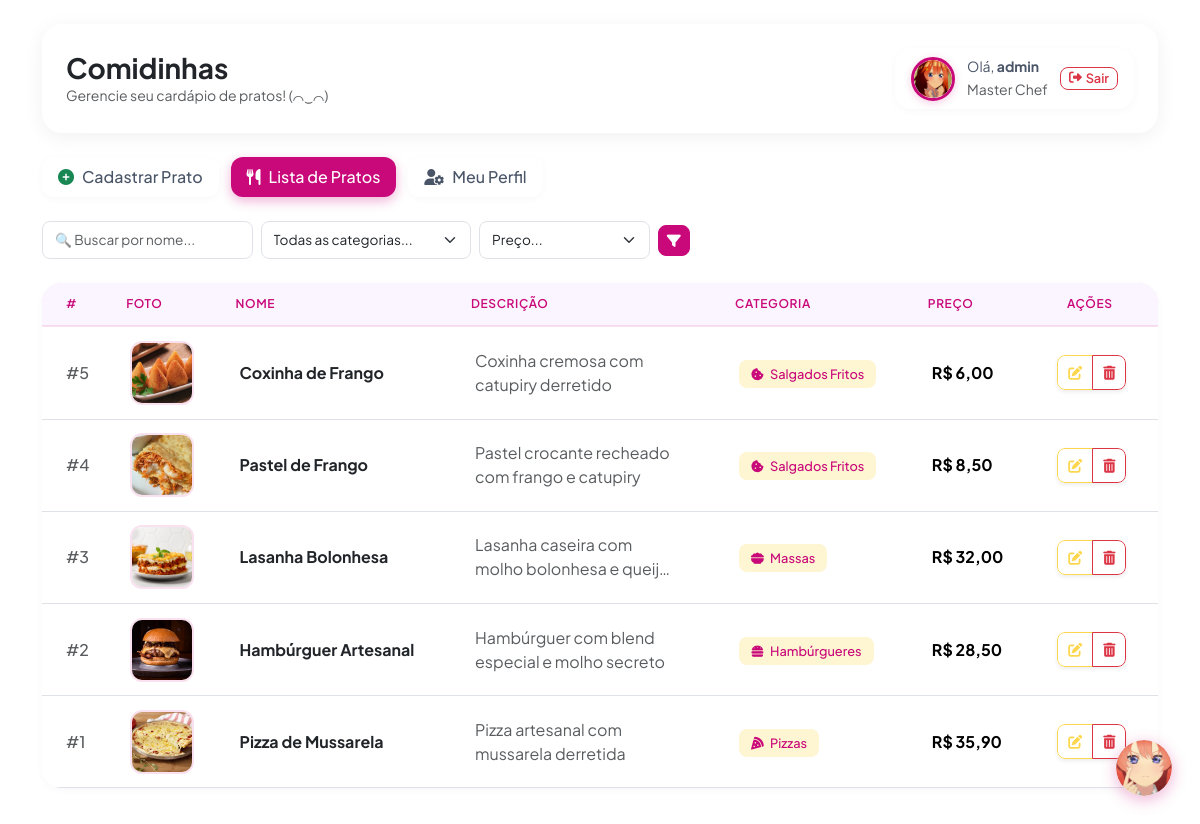
Screenshot of /pages/lista.php (signed in) with the database file from the repository.
### tables this page shows
CREATE TABLE `comidinhas` (
  `id` int(11) NOT NULL,
  `nome` varchar(100) NOT NULL,
  `descricao` varchar(255) NOT NULL,
  `preco` decimal(10,2) NOT NULL DEFAULT 0.00,
  `id_categoria` int(11) NOT NULL,
  `imagem` varchar(255) DEFAULT NULL
);

CREATE TABLE `categorias` (
  `id` int(11) NOT NULL,
  `nome` varchar(100) NOT NULL,
  `icone` varchar(100) NOT NULL DEFAULT 'fa-utensils'
);

### public/pages/lista.php (the view, shortened to what this page needs)
<?php
include __DIR__ . '/../../api/config/conexao.php';
$busca      = $_GET['busca'] ?? '';
$filtro_ord = $_GET['filtro_ord'] ?? '';
$status     = $_GET['status'] ?? '';
$erro       = $_GET['erro'] ?? '';
$itensPorPagina = 8;
$paginaAtual    = max(1, (int)($_GET['pagina'] ?? 1));
$sqlTotal     = "SELECT COUNT(*) as total FROM comidinhas WHERE 1=1";
$stmtTotal = mysqli_prepare($con, $sqlTotal);
mysqli_stmt_execute($stmtTotal);
$totalRegistros = mysqli_fetch_assoc(mysqli_stmt_get_result($stmtTotal))['total'];
$totalPaginas   = max(1, (int) ceil($totalRegistros / $itensPorPagina));
$paginaAtual    = min($paginaAtual, $totalPaginas);
$offset         = ($paginaAtual - 1) * $itensPorPagina;
$sqlPratos = "SELECT c.*, cat.nome as categoria, cat.icone as categoria_icone
              FROM comidinhas c
              LEFT JOIN categorias cat ON c.id_categoria = cat.id
              WHERE 1=1";
$params = [];
$types  = '';
if ($filtro_ord === 'preco_asc')
{
    $sqlPratos .= " ORDER BY c.preco ASC";
}
elseif ($filtro_ord === 'preco_desc')
{
    $sqlPratos .= " ORDER BY c.preco DESC";
}
else
{
    $sqlPratos .= " ORDER BY c.id DESC";
}
$sqlPratos .= " LIMIT ? OFFSET ?";
$params[]   = $itensPorPagina;
$types     .= 'i';
$params[]   = $offset;
$types     .= 'i';
$stmtPratos = mysqli_prepare($con, $sqlPratos);
mysqli_stmt_bind_param($stmtPratos, $types, ...$params);
mysqli_stmt_execute($stmtPratos);
$pratos = mysqli_stmt_get_result($stmtPratos);
?>
<!DOCTYPE html>
<html lang="pt-BR">
<head>
    <link href="https://cdn.jsdelivr.net/npm/bootstrap@5.3.2/dist/css/bootstrap.min.css" rel="stylesheet">
    <link href="https://cdnjs.cloudflare.com/ajax/libs/font-awesome/6.4.2/css/all.min.css" rel="stylesheet">
    <link href="https://cdn.jsdelivr.net/npm/sweetalert2@11/dist/sweetalert2.min.css" rel="stylesheet">
    <link rel="stylesheet" href="../assets/css/pages/lista.css">
</head>
<body data-status="<?= htmlspecialchars($status) ?>"
      data-erro="<?= htmlspecialchars($erro) ?>">
<div class="container mt-4">
    <div class="hero-card p-4 mb-4 d-flex flex-column flex-md-row justify-content-between align-items-md-center gap-3">
        <div>
            <h1 class="h3 fw-bold text-dark m-0">Comidinhas</h1>
            <p class="text-muted small m-0">Gerencie seu cardápio de pratos! (⌒‿⌒)</p>
        </div>
        <?php include __DIR__ . '/../components/header_usuario.php'; ?>
    </div>
    <div class="mb-4">
        <ul class="nav nav-pills">
            <li class="nav-item">
                <a class="nav-link" href="cadastro_pratos.php">
                    <i class="fa-solid fa-circle-plus text-success me-2"></i>Cadastrar Prato
                </a>
            </li>
            <li class="nav-item">
                <a class="nav-link active" href="#">
                    <i class="fa-solid fa-utensils me-2"></i>Lista de Pratos
                </a>
            </li>
            <li class="nav-item">
                <a class="nav-link" href="perfil.php">
                    <i class="fa-solid fa-user-gear me-2"></i>Meu Perfil
                </a>
            </li>
        </ul>
    </div>
    <div class="row g-2 align-items-center mb-4">
        <div class="col-md-7 col-12">
            <form method="GET" action="lista.php" class="row g-2 justify-content-md-end align-items-center search-form">
                <div class="col-sm-4 col-6">
                    <input type="text" name="busca"
                           class="form-control form-control-sm border rounded-3"
                           placeholder="🔍 Buscar por nome..."
                           value="<?= htmlspecialchars($busca) ?>">
                </div>
                <div class="col-sm-4 col-6">
                    <select name="filtro_cat" class="form-select form-select-sm border rounded-3">
                        <option value="">Todas as categorias...</option>
                    </select>
                </div>
                <div class="col-sm-4 col-12">
                    <div class="filtro-preco-wrapper">
                        <select name="filtro_ord" class="form-select form-select-sm border rounded-3">
                            <option value="">Preço...</option>
                        </select>
                        <button type="submit" class="btn btn-sm btn-primary text-white rounded-3 btn-filtro" title="Filtrar">
                            <i class="fa-solid fa-filter"></i>
                        </button>
                    </div>
                </div>
            </form>
        </div>
    </div>
    <div class="card main-card bg-white">
        <div class="table-responsive">
            <table class="table table-itsuki align-middle mb-0">
                <thead>
                    <tr>
                        <th class="ps-4">#</th>
                        <th>Foto</th>
                        <th>Nome</th>
                        <th>Descrição</th>
                        <th>Categoria</th>
                        <th>Preço</th>
                        <th class="text-center pe-4">Ações</th>
                    </tr>
                </thead>
                <tbody>
                    <?php while ($linha = mysqli_fetch_array($pratos)): ?>
                    <tr>
                        <td class="ps-4 text-muted fw-medium">#<?= $linha['id'] ?></td>
                        <td>
                            <?php
                                $caminhoImagem = !empty($linha['imagem'])
                                    ? '../assets/img/pratos/' . htmlspecialchars($linha['imagem'])
                                    : '../assets/img/pratos/prato_padrao.png';
                            ?>
                            <img src="<?= $caminhoImagem ?>"
                                 class="produto-img-table"
                                 alt="Foto do prato"
                                 data-product-name="<?= htmlspecialchars($linha['nome']) ?>"
                                 data-product-src="<?= $caminhoImagem ?>"
                                 onerror="this.onerror=null;this.src='../assets/img/pratos/prato_padrao.png';">
                        </td>
                        <td><span class="fw-bold text-dark"><?= htmlspecialchars($linha['nome']) ?></span></td>
                        <td>
                            <span class="text-muted" style="max-width: 200px; display: -webkit-box; -webkit-line-clamp: 2; -webkit-box-orient: vertical; overflow: hidden;">
                                <?= htmlspecialchars($linha['descricao']) ?>
                            </span>
                        </td>
                        <td>
                            <span class="badge-categoria">
                                <?php if (!empty($linha['categoria'])): ?>
                                    <i class="fa-solid <?= htmlspecialchars($linha['categoria_icone'] ?? 'fa-utensils') ?> me-1"></i>
                                <?php endif; ?>
                                <?= htmlspecialchars($linha['categoria'] ?? 'Sem categoria') ?>
                            </span>
                        </td>
                        <td class="preco-col">
                            R$ <?= number_format((float) $linha['preco'], 2, ',', '.') ?>
                        </td>
                        <td class="text-center pe-4">
                            <div class="btn-group btn-group-sm rounded-3 overflow-hidden shadow-sm">
                                <a href="editar.php?id=<?= $linha['id'] ?>" class="btn btn-editar" title="Editar">
                                    <i class="fa-solid fa-pen-to-square"></i>
                                </a>
                                <button type="button" class="btn btn-excluir" title="Excluir"
                                        onclick="confirmarExclusao(<?= $linha['id'] ?>, '<?= htmlspecialchars(addslashes($linha['nome'])) ?>')">
                                    <i class="fa-solid fa-trash-can"></i>
                                </button>
                            </div>
                        </td>
                    </tr>
                    <?php endwhile; ?>
                </tbody>
            </table>
        </div>
    </div>
</div>
</body>
</html>

### public/components/header_usuario.php (shortened to what this page needs)
<?php
$fotoUsuario = $_SESSION['foto_perfil'] ?? 'avatar_padrao.png';
$nomeUsuario = $_SESSION['login'] ?? 'Usuário';
$fotoPath = !empty($fotoUsuario) && $fotoUsuario !== 'avatar_padrao.png'
    ? '../assets/img/usuarios/' . $fotoUsuario
    : '../assets/img/usuarios/avatar_padrao.png';
?>
<div class="user-panel">
    <a href="perfil.php">
        <img src="<?= htmlspecialchars($fotoPath) ?>"
             class="user-avatar"
             alt="Foto de perfil"
             onerror="this.src='../assets/img/usuarios/avatar_padrao.png';">
    </a>
    <div>
        <div class="small">Olá, <strong><?= htmlspecialchars($nomeUsuario) ?></strong></div>
        <small class="text-muted">Master Chef</small>
    </div>
    <div class="ms-auto">
        <a href="#" id="btnDeslogarSistema"
           class="btn btn-outline-danger btn-sm rounded-3 d-flex align-items-center fw-semibold"
           style="font-size: 0.8rem; line-height: 1; border-width: 1px;"
           title="Sair do Sistema">
            <i class="fa-solid fa-right-from-bracket me-1"></i>Sair
        </a>
    </div>
</div>

### public/assets/css/pages/lista.css (style rules this page uses)
.table-responsive { border-radius: var(--radius-xl); overflow: hidden; }
.table { margin-bottom: 0; }
.table thead th { padding: 0.75rem; border-bottom: 2px solid var(--itsuki-primary-light); background-color: #faf5ff; color: var(--itsuki-primary); font-size: 0.75rem; font-weight: 600; letter-spacing: 0.05em; text-transform: uppercase; }
.table td { padding: 0.75rem; vertical-align: middle; }
.btn-editar { padding: 6px 10px; border: 1px solid var(--itsuki-gold); border-radius: var(--radius-sm); background: transparent; color: var(--itsuki-gold); transition: all var(--transition-fast); }
.btn-excluir { padding: 6px 10px; border: 1px solid var(--color-danger); border-radius: var(--radius-sm); background: transparent; color: var(--color-danger); transition: all var(--transition-fast); }
.search-form .form-control, .search-form .form-select { padding: 0.5rem 0.75rem; border: 1px solid var(--border-color); border-radius: var(--radius-md); font-size: 0.85rem; }
.preco-col { color: var(--itsuki-primary); font-weight: 700; white-space: nowrap; }

### public/assets/css/global.css (style rules this page uses)
body { min-height: 100vh; color: var(--text-secondary); font-family: 'Plus Jakarta Sans', sans-serif; background-image: url("../img/global/fundo.png"); background-size: cover; background-attachment: fixed; background-position: center; background-repeat: no-repeat; }
.table-itsuki > thead { background: var(--itsuki-primary-light); }
.table-itsuki > thead th { border-bottom: 2px solid var(--itsuki-primary); padding: 0.85rem 1rem; color: var(--itsuki-primary); font-size: 0.75rem; font-weight: 700; letter-spacing: 0.5px; text-transform: uppercase; white-space: nowrap; }
.table-itsuki > tbody tr { transition: background-color 0.2s ease; }
.table-itsuki > tbody td { padding: 0.85rem 1rem; vertical-align: middle; }
.table-itsuki .produto-img-table { width: 64px; height: 64px; border: 2px solid var(--itsuki-primary-light); border-radius: 12px; object-fit: cover; cursor: zoom-in; transition: all 0.25s ease; }
.filtro-preco-wrapper { display: flex; align-items: center; gap: 0.5rem; }
.filtro-preco-wrapper .form-select { flex: 1; }
.filtro-preco-wrapper .btn-filtro { white-space: nowrap; }

### public/assets/css/components.css (style rules this page uses)
.hero-card { background: var(--bg-card); border-radius: var(--radius-xl); box-shadow: var(--shadow-md); border: none; }
.nav-pills { gap: 0.75rem; }
.nav-pills .nav-link { background: var(--bg-card); border-radius: var(--radius-md); box-shadow: var(--shadow-sm); color: var(--text-secondary); font-weight: 500; transition: all var(--transition-fast); }
.nav-pills .nav-link.active { background: var(--itsuki-primary); color: var(--text-on-primary); box-shadow: 0 4px 12px rgba(201, 8, 121, 0.3); }
.nav-pills .nav-link.active i { color: #fff !important; }
.user-panel { display: flex; align-items: center; gap: 12px; padding: 8px 16px; background: var(--bg-card); border-radius: var(--radius-lg); box-shadow: var(--shadow-sm); }
.user-avatar { width: 44px; height: 44px; border: 3px solid var(--itsuki-primary); border-radius: 50%; box-shadow: 0 2px 8px rgba(201, 8, 121, 0.2); object-fit: cover; }
.btn-primary { background: var(--itsuki-primary); border-color: var(--itsuki-primary); border-radius: var(--radius-md); font-weight: 600; transition: all var(--transition-fast); }
.main-card { background: var(--bg-card); border-radius: var(--radius-xl); box-shadow: var(--shadow-sm); border: none; }
.table thead th { border-bottom: 2px solid var(--itsuki-primary-light); }
.badge-categoria { padding: 6px 12px; border-radius: var(--radius-sm); color: var(--itsuki-primary); font-size: 0.8rem; font-weight: 500; background-color: var(--itsuki-gold-light); }

### rows the page displays
comidinhas: id "5", imagem (picture), nome "Coxinha de Frango", descricao "Coxinha cremosa com catupiry derretido", id_categoria.nome "Salgados Fritos", preco "6,00"
comidinhas: id "4", imagem (picture), nome "Pastel de Frango", descricao "Pastel crocante recheado com frango e catupiry", id_categoria.nome "Salgados Fritos", preco "8,50"
comidinhas: id "3", imagem (picture), nome "Lasanha Bolonhesa", descricao "Lasanha caseira com molho bolonhesa e…", id_categoria.nome "Massas", preco "32,00"
comidinhas: id "2", imagem (picture), nome "Hambúrguer Artesanal", descricao "Hambúrguer com blend especial e molho secreto", id_categoria.nome "Hambúrgueres", preco "28,50"
comidinhas: id "1", imagem (picture), nome "Pizza de Mussarela", descricao "Pizza artesanal com mussarela derretida", id_categoria.nome "Pizzas", preco "35,90"

### other values shown
$nomeUsuario "admin"
